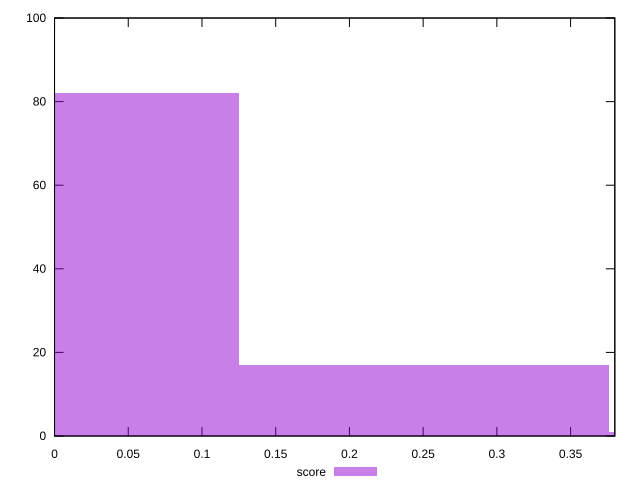

gnuplot code for this plot:
reset

$score <<EOF
0 82
0.2506699234056413 17
0.5013398468112826 1
EOF

set key outside below
set boxwidth 0.2506699234056413
set xrange [0:0.38]
set yrange [0:100]
set trange [0:100]
set style fill transparent solid 0.5 noborder
set terminal svg size 640, 490 enhanced background rgb 'white'
set output "report_00013_2021-02-09T12-04-24.940Z/unused-javascript/samples/pages/score/histogram.svg"

plot $score title "score" with boxes

reset
